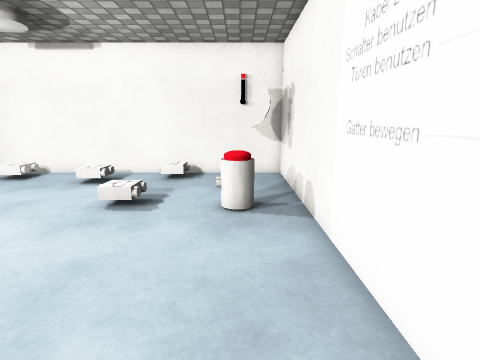
[1] (above)

13 first-person views from a walk through a Unity game level. The camera is 1.3 m above the floor, tilts 12° down and sees 80° across. The floor is counted in squares, 0.5 m on a side. Each view is taken from the middle of a square. On the plan, view 1 faces up. The plan holds only what a view shows up to about 19 squares ahead; the rest is blank. Some surface patterns are stand-ins.

[2]
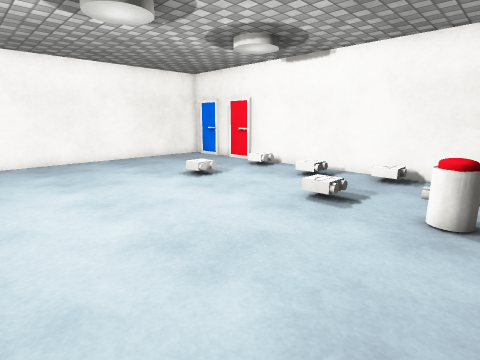

[3]
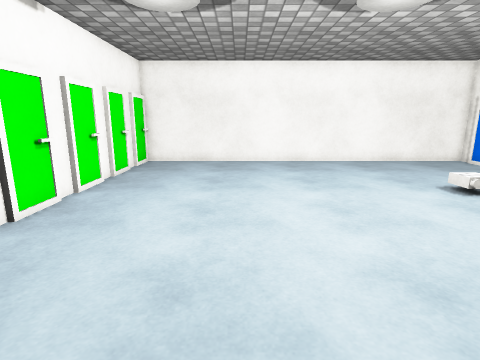

[4]
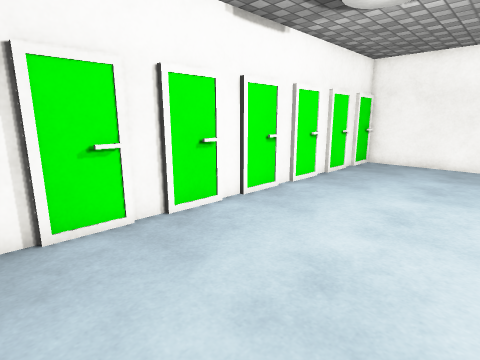

[5]
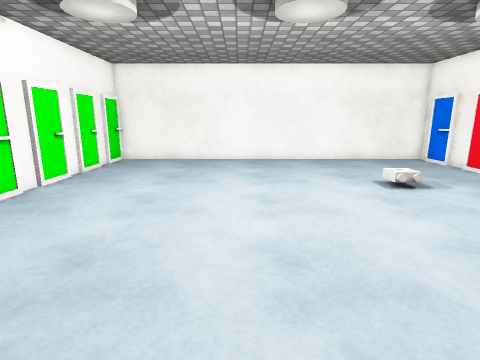

[6]
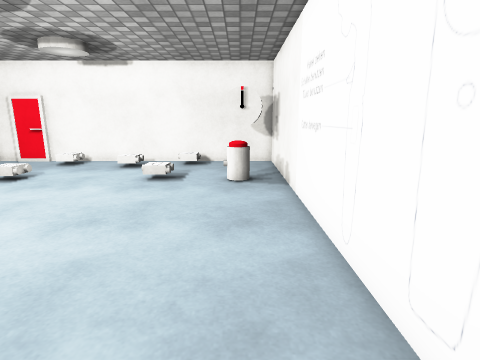

[7]
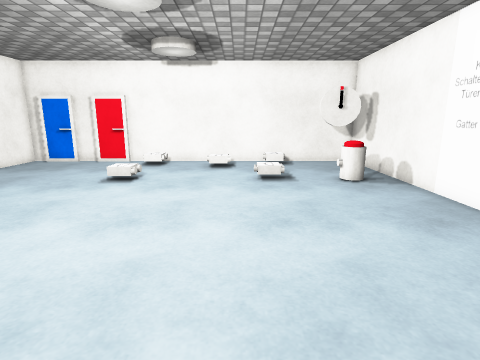

[8]
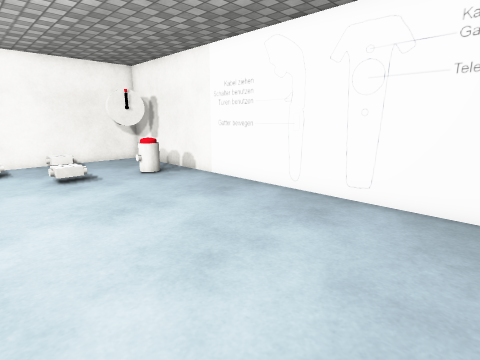

[9]
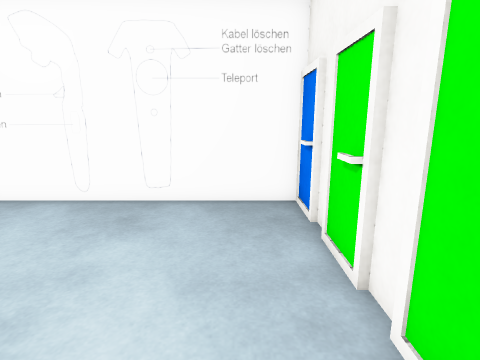

[10]
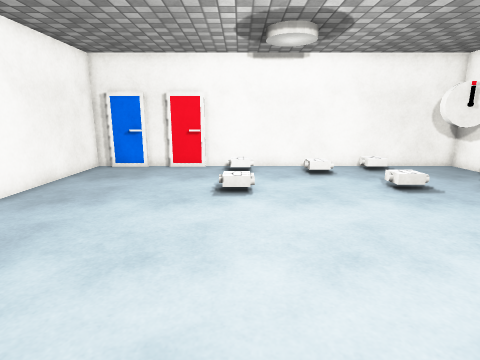

[11]
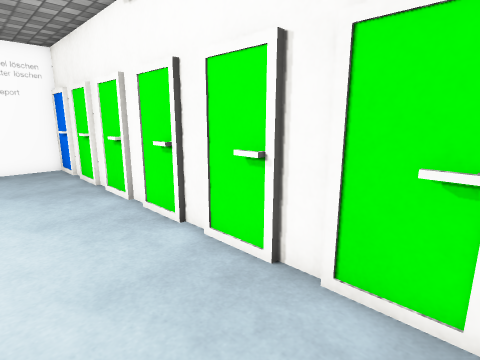

[12]
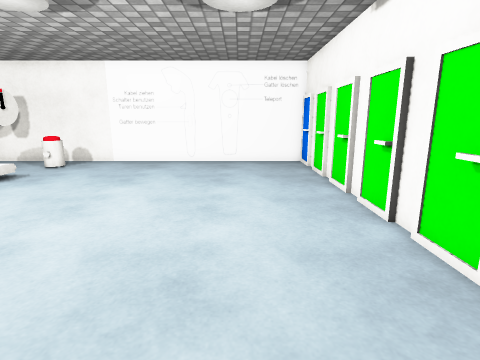

[13]
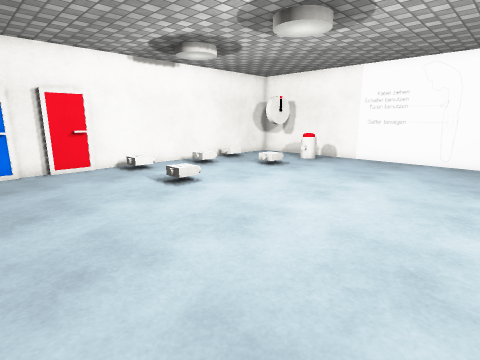

### Floor plan
Key: @ floor where view 1 was taken; # wall or solid block; . floor; C clock; O other object.
Columns run from 18 left of view 1 to 2 right of it. Each row starts with its distance up from view 1.
 14 #####################
 13 #.......O......O....#
 12 #...........O.....C.#
 11 #................CCC#
 10 #...................#
  9 #.............O...O.#
  8 #.......O.........O.#
  7 #...................#
  6 #...................#
  5 #...................#
  4 #...................#
  3 #...................#
  2 #...................#
  1 #...................#
  0 #.................@.#
 -1 #...................#
 -2 #...................#
 -3 #...................#
 -4 #...................#
 -5 #...................#
 -6 #####################

Positions as (right, up) in squares from view 1, and headings:
1: (0, 0), facing up
2: (1, 0), facing up-left
3: (0, 0), facing left
4: (0, 1), facing down-left
5: (1, 2), facing left
6: (0, -4), facing up
7: (-5, -4), facing up
8: (-7, -5), facing up-right
9: (-7, -4), facing right
10: (-10, -2), facing up
11: (-15, -2), facing down-right
12: (-16, -2), facing right
13: (-17, -2), facing up-right
